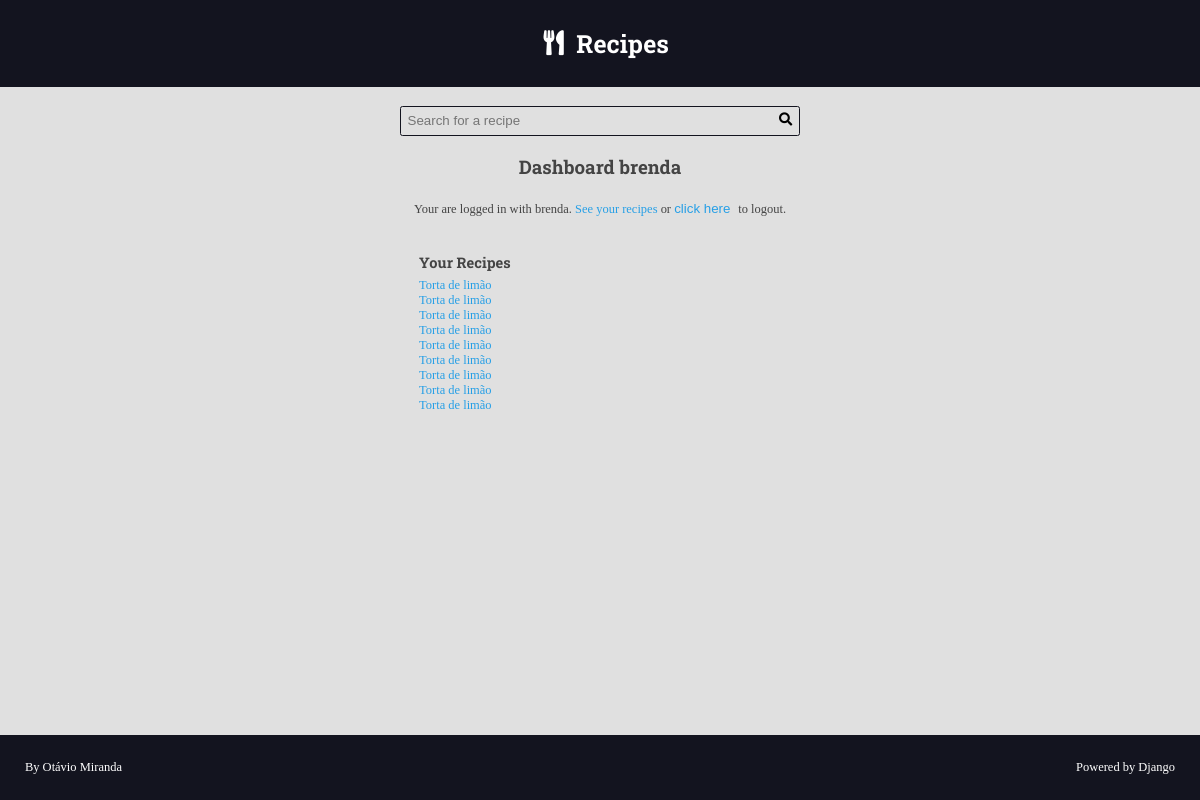
Before: /authors/dashboard/ (signed in) with the older database file.
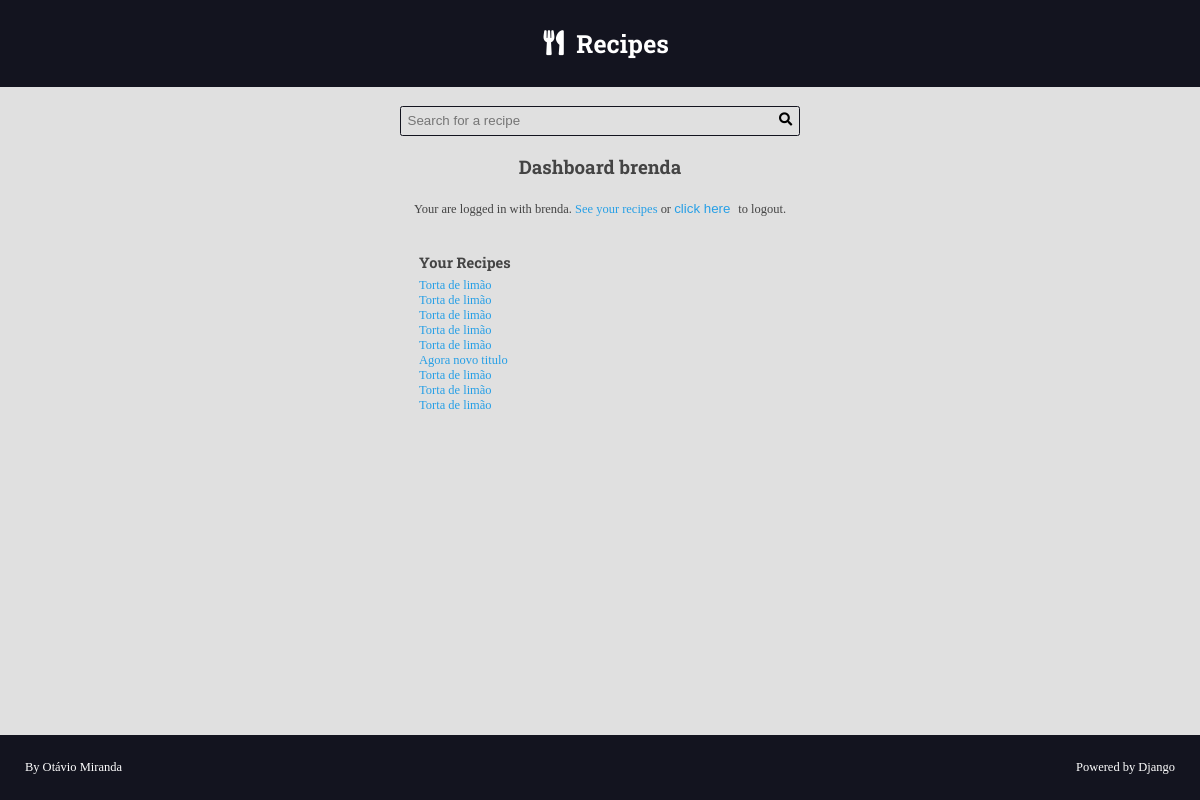
After: the same page with the newer database file.
### recipes/models.py (models this page shows, shortened)
class Recipe(models.Model):
    title = models.CharField(max_length=65)
    description = models.CharField(max_length=165)
    slug = models.SlugField(unique=True)
    preparation_time = models.IntegerField()
    preparation_time_unit = models.CharField(max_length=65)
    servings = models.IntegerField()
    servings_unit = models.CharField(max_length=65)
    preparation_steps = models.TextField()
    preparation_steps_is_html = models.BooleanField(default=False)
    created_at = models.DateTimeField(auto_now_add=True)
    updated_at = models.DateTimeField(auto_now=True)
    is_published = models.BooleanField(default=False)
    cover = models.ImageField(upload_to='recipes/covers/%Y/%m/%d/', blank=True, default='')
    category = models.ForeignKey(Category, on_delete=models.SET_NULL, null=True, blank=True, default=None)
    author = models.ForeignKey(User, on_delete=models.SET_NULL, null=True)

### authors/views.py (the view)
# urls.py: path('dashboard/', views.dashboard, name='dashboard'),
@login_required(login_url='login', redirect_field_name='next')
def dashboard(request):
   recipes = Recipe.objects.filter(
      is_published=False,
      author=request.user
   )
   return render(request,'authors/pages/dashboard.html',
                 {
                    'recipes':recipes
                 })

### authors/templates/authors/pages/dashboard.html (shortened to what this page needs)
{% extends 'global/base.html' %}
{% block content %}
  <div class="main-content center container">
    <h2>Dashboard {{user}}</h2>
    {% include 'authors/partials/login_message.html' %}
    <div class="authors-dashboard-container">
      <h3>
        Your Recipes
      </h3>
      <ul>
        {% for recipe in recipes%}
          <li>
            <a href="{% url 'dashboard_recipe_edit' recipe.id %}">{{recipe.title}}</a>
          </li>
          {% empty %}
          <li>
            <p>You do not have recipes, please create one</p>
          </li>
        {% endfor %}
      </ul>
    </div>
  </div>
{% endblock content %}

### templates/global/base.html (shortened to what this page needs)
{% include 'global/partials/head.html' %}
<html lang="pt-BR">
<head>
</head>
<body>
{% include 'global/partials/header.html'%}
{% include 'global/partials/search.html' %}
<main class="main-content-container">
    {% block content %}{% endblock %}
</main>
{% include 'global/partials/footer.html'%}
</body>
</html>

### templates/global/partials/head.html (shortened to what this page needs)
{% load static %}
<link rel="stylesheet" href="https://cdnjs.cloudflare.com/ajax/libs/font-awesome/5.15.4/css/fontawesome.min.css"
/>
<link rel="stylesheet" href="https://cdnjs.cloudflare.com/ajax/libs/font-awesome/5.15.4/css/brands.min.css"
/>
<link rel="stylesheet" href="https://cdnjs.cloudflare.com/ajax/libs/font-awesome/5.15.4/css/solid.min.css"
/>
<link rel="stylesheet" href="{% static 'global/css/style.css' %}">
<link rel="stylesheet" href="{% static 'global/css/global_style.css' %}">

### templates/global/partials/header.html
<header class="main-header-container">
    <div class="main-header container">
        <h1><a class="main-logo" href="{% url 'recipes:home' %}">
            <i class="fas fa-utensils main-logo-icon"></i>
            <span class="main-logo-text">Recipes {{nome}}</span>
        </a>
        </h1>
    </div>
</header>

### templates/global/partials/search.html
<div class="search-container">
    <div class="container">
        <form action="{% url 'recipes:search' %}" method="GET" class="search-form">
            <input type="search" class="search-input" name="search" value="{{search_term}}" placeholder="Search for a recipe" required>
            <button type="submit" class="search-button"><i class="fas fa-search"> </i></button>
        </form>
    </div>
</div>

### authors/templates/authors/partials/login_message.html (shortened to what this page needs)
{% if request.user.is_authenticated %}
    <div class="login-message">
      Your are logged in with {{request.user.username}}.
      <a href="{% url 'dashboard' %}">See your recipes</a> or
      <form class="inline-form" action="{% url 'logout' %}" method="POST"> {% csrf_token %}
        <button class="plaintext-button" type="submit"> click here  </button>
      </form>  to logout.
    </div>
    {% endif %}

### templates/global/partials/footer.html
<footer class="main-footer">
  <div class="developer">
    <a href="https://www.otaviomiranda.com.br/" target="_blank" rel="noreferrer noopener">By Otávio Miranda</a>
  </div>
  <div class="powered">
    <a href="https://www.djangoproject.com/" target="_blank" rel="noreferrer noopener">Powered by Django</a>
  </div>
</footer>

### base_static/global/css/style.css (style rules this page uses)
:root { --color-primary: #269fe6; --color-primary-hover: #2086c2; --color-primary-dark: #13141f; --color-primary-dark-hover: #212336; --color-primary-light: #d4ecfa; --color-primary-light-hover: #bdd8e7; --color-white: #fff; --color-black: #000; --color-dark-text: #444; --color-info-light: #cce5ff; --color-debug-light: #cce5ff; --color-success-light: #d4edda; --color-alert-light: #fff3cd; --color-warning-light: #fff3cd; --color-error-light: #f8d7da; --color-info-dark: #4d86c4; --color-debug-dark: #4d86c4; --color-success-dark: #4a9c5d; --color-alert-dark: #927f40; --color-warning-dark: #927f40; --color-error-dark: #da525d; --color-gray-0: #f9f9f9; --color-gray-1: #e0e0e0; --color-gray-2: #c7c7c7; --color-gray-3: #aeaeae; --color-gray-4: #959595; --color-gray-5: #7d7d7d; --color-gray-6: #646464; --color-gray-7: #4b4b4b; --color-gray-8: #323232; --color-gray-9: #191919; --font-primary: sans-serif; --font-headings: 'Roboto Slab', serif; --spacing-gutter-medium: 3rem; --spacing-gutter-large: 4rem; }
* { padding: 0; margin: 0; box-sizing: border-box; }
html { font-size: 39%; }
body { font-size: 2rem; font-family: (--font-primary); background: var(--color-gray-1); color: var(--color-dark-text); display: flex; flex-direction: column; height: 100vh; }
h1,h2,h3,h4,h5,h6 { font-family: var(--font-headings); }
a { color: var(--color-primary); text-decoration: none; }
.container { max-width : 144rem; margin: 0 auto; padding: var(--spacing-gutter-medium); }
.main-header-container { background: var(--color-primary-dark); }
.main-logo { font-size: 4rem; color: var(--color-white); text-decoration: none; display: flex; flex-flow: row nowrap; align-items: center; justify-content: center; width: fit-content; margin: auto; }
.main-logo-icon { margin: 2rem; }
.search-form { border: .2rem solid var(--color-primary-dark); max-width: 64rem; margin: 0 auto; border-radius: .4rem; position: relative; transition: all 300ms ease-in-out; }
.search-input, .search-button { border: none; background: none; outline: none; padding: 1rem; transition: all 300ms ease-in-out; }
.search-input { width: 100%; padding-right: 3rem; }
.search-button { position: absolute; top: 0; right: 0; }
.main-content-container { flex-grow: 1; }
.main-content { padding-top: 0; }
.main-footer { display: flex; align-items: center; justify-content: space-between; background: var(--color-primary-dark); color: var(--color-white); padding: var(--spacing-gutter-large); }
.main-footer a { color: var(--color-white); text-decoration: none; transition: all 300ms ease-in-out; }
.center { text-align: center; }
.login-message { margin: 1rem 0; }
.authors-dashboard-container { max-width: 64rem; text-align: left; padding: var(--spacing-gutter-medium); margin: 0 auto; }
.authors-dashboard-container h3, .authors-dashboard-container p, .authors-dashboard-container ul { list-style-type:none; margin: 1rem 0; }
.inline-form { display: inline; font-size: 5rem; }
.plaintext-button { display: inline; border: none; background: none; cursor: pointer; color: var(--color-primary); }

Changed rows visible on the page:
changed Recipe: title "Torta de limão" → "Agora novo titulo"
